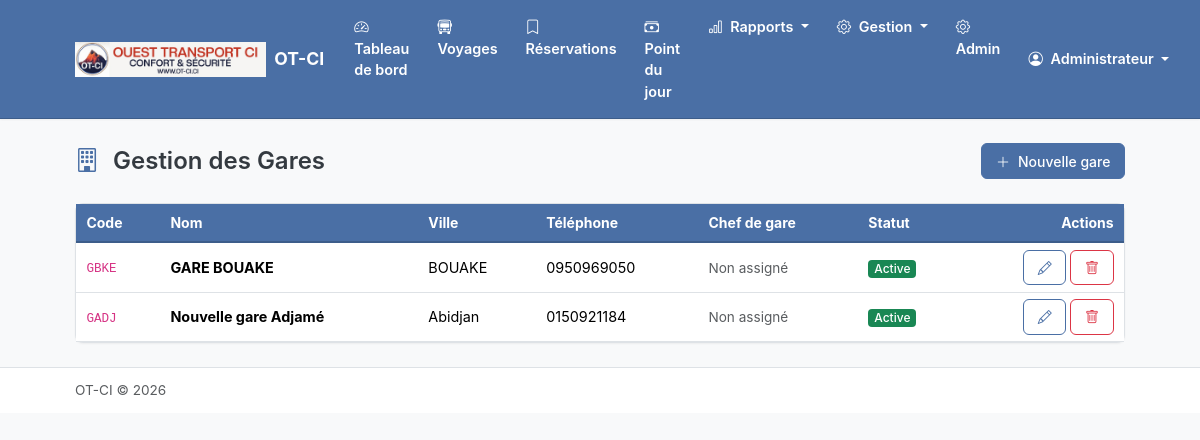
Page /gares/ (signed in) on the committed database.
### apps/compagnie/models.py (models this page shows, shortened)
class Compagnie(models.Model):
    nom = models.CharField(max_length=200, verbose_name="Nom de la compagnie")
    logo = models.ImageField(
        upload_to='logos/',
        blank=True,
        null=True,
        verbose_name="Logo"
    )
    nom_pdg = models.CharField(max_length=200, verbose_name="Nom du PDG")
    adresse = models.TextField(blank=True, verbose_name="Adresse")
    telephone = models.CharField(max_length=20, blank=True, verbose_name="Téléphone")
    email = models.EmailField(blank=True, verbose_name="Email")
    date_creation = models.DateTimeField(auto_now_add=True)
    date_modification = models.DateTimeField(auto_now=True)
    class Meta:
        verbose_name = "Compagnie"
        verbose_name_plural = "Compagnie"
    @classmethod
    def get_instance(cls):
        return cls.objects.first()

### apps/personnel/models.py (models this page shows, shortened)
class Utilisateur(AbstractUser):
    ROLE_CHOICES = [
        ('pdg', 'PDG'),
        ('super_admin', 'Super Administrateur'),
        ('manager', 'Manager'),
        ('chef_gare', 'Chef de Gare'),
        ('guichetier', 'Guichetier'),
    ]
    nom_complet = models.CharField(max_length=200, verbose_name="Nom complet")
    telephone = models.CharField(max_length=20, blank=True, verbose_name="Téléphone")
    role = models.CharField(
        max_length=20,
        choices=ROLE_CHOICES,
        default='guichetier',
        verbose_name="Rôle"
    )
    gare = models.ForeignKey(
        'gares.Gare',
        on_delete=models.SET_NULL,
        null=True,
        blank=True,
        related_name='utilisateurs',
        verbose_name="Gare"
    )
    actif = models.BooleanField(default=True, verbose_name="Actif")
    date_creation = models.DateTimeField(auto_now_add=True)
    date_modification = models.DateTimeField(auto_now=True)
    objects = UtilisateurManager()
    EMAIL_FIELD = 'email'
    USERNAME_FIELD = 'username'
    REQUIRED_FIELDS = ['nom_complet']
    class Meta:
        verbose_name = "Utilisateur"
        verbose_name_plural = "Utilisateurs"
        ordering = ['nom_complet']
    @property
    def is_super_admin(self):
        return self.role == 'super_admin'
    @property
    def has_global_access(self):
        return self.role in ['pdg', 'super_admin', 'manager']

### apps/gares/models.py (models this page shows, shortened)
class Gare(models.Model):
    nom = models.CharField(max_length=200, verbose_name="Nom de la gare")
    code = models.CharField(
        max_length=10,
        unique=True,
        verbose_name="Code",
        help_text="Code unique pour la numérotation des tickets (ex: CKY, KND)"
    )
    ville = models.CharField(max_length=100, verbose_name="Ville")
    adresse = models.TextField(blank=True, verbose_name="Adresse")
    telephone = models.CharField(max_length=20, blank=True, verbose_name="Téléphone")
    compagnie = models.ForeignKey(
        'compagnie.Compagnie',
        on_delete=models.CASCADE,
        related_name='gares',
        verbose_name="Compagnie"
    )
    active = models.BooleanField(default=True, verbose_name="Active")
    date_creation = models.DateTimeField(auto_now_add=True)
    date_modification = models.DateTimeField(auto_now=True)
    dernier_numero_ticket = models.PositiveIntegerField(
        default=0,
        verbose_name="Dernier numéro de ticket"
    )
    mois_dernier_ticket = models.CharField(
        max_length=6,
        blank=True,
        default='',
        verbose_name="Mois du dernier ticket",
        help_text="Format YYYYMM pour la réinitialisation mensuelle"
    )
    class Meta:
        verbose_name = "Gare"
        verbose_name_plural = "Gares"
        ordering = ['nom']
    def get_chef_gare(self):
        return self.utilisateurs.filter(role='chef_gare', actif=True).first()

### apps/gares/views.py (the view)
# urls.py: path('', views.GareListView.as_view(), name='gare_list'),
class GareListView(GestionRequiredMixin, ListView):
    model = Gare
    template_name = 'gares/gare_list.html'
    context_object_name = 'gares'
    def get_queryset(self):
        user = self.request.user
        if user.has_global_access:
            return Gare.objects.all()
        return Gare.objects.filter(pk=user.gare.pk) if user.gare else Gare.objects.none()

### apps/compagnie/context_processors.py (called while the page is built)
def compagnie_context(request):
    return {
        'compagnie': Compagnie.get_instance()
    }

### apps/gares/views.py (called while the page is built)
    def test_func(self):
        return self.request.user.has_global_access or self.request.user.is_chef_gare

### templates/gares/gare_list.html (shortened to what this page needs)
{% extends 'base.html' %}
{% block content %}
<div class="container">
    <div class="d-flex justify-content-between align-items-center mb-4">
        <h2 class="mb-0">
            <i class="bi bi-building me-2 text-accent"></i>
            Gestion des Gares
        </h2>
        {% if user.has_global_access %}
        <a href="{% url 'gares:gare_create' %}" class="btn btn-primary">
            <i class="bi bi-plus-lg me-2"></i>Nouvelle gare
        </a>
        {% endif %}
    </div>
    <div class="card">
        <div class="card-body p-0">
            {% if gares %}
            <div class="table-responsive">
                <table class="table table-hover mb-0">
                    <thead>
                        <tr>
                            <th>Code</th>
                            <th>Nom</th>
                            <th>Ville</th>
                            <th>Téléphone</th>
                            <th>Chef de gare</th>
                            <th>Statut</th>
                            <th class="text-end">Actions</th>
                        </tr>
                    </thead>
                    <tbody>
                        {% for gare in gares %}
                        <tr>
                            <td><code>{{ gare.code }}</code></td>
                            <td><strong>{{ gare.nom }}</strong></td>
                            <td>{{ gare.ville }}</td>
                            <td>{{ gare.telephone|default:"-" }}</td>
                            <td>
                                {% with chef=gare.get_chef_gare %}
                                    {% if chef %}
                                        {{ chef.nom_complet }}
                                    {% else %}
                                        <span class="text-muted">Non assigné</span>
                                    {% endif %}
                                {% endwith %}
                            </td>
                            <td>
                                {% if gare.active %}
                                    <span class="badge bg-success">Active</span>
                                {% else %}
                                    <span class="badge bg-secondary">Inactive</span>
                                {% endif %}
                            </td>
                            <td class="text-end">
                                <a href="{% url 'gares:gare_update' gare.pk %}" class="btn btn-sm btn-outline-primary">
                                    <i class="bi bi-pencil"></i>
                                </a>
                                {% if user.has_global_access %}
                                <a href="{% url 'gares:gare_delete' gare.pk %}" class="btn btn-sm btn-outline-danger">
                                    <i class="bi bi-trash"></i>
                                </a>
                                {% endif %}
                            </td>
                        </tr>
                        {% endfor %}
                    </tbody>
                </table>
            </div>
            {% endif %}
        </div>
    </div>
</div>
{% endblock %}

### templates/base.html (shortened to what this page needs)
{% load static %}
<!DOCTYPE html>
<html lang="fr">
<head>
    <link href="https://cdn.jsdelivr.net/npm/bootstrap@5.3.2/dist/css/bootstrap.min.css" rel="stylesheet">
    <link href="https://cdn.jsdelivr.net/npm/bootstrap-icons@1.11.1/font/bootstrap-icons.css" rel="stylesheet">
    <link href="{% static 'css/custom.css' %}" rel="stylesheet">
</head>
<body>
    <nav class="navbar navbar-expand-lg navbar-dark sticky-top">
        <div class="container">
            <a class="navbar-brand d-flex align-items-center" href="{% url 'guichet:dashboard' %}">
                {% if compagnie and compagnie.logo %}
                    <img src="{{ compagnie.logo.url }}" alt="Logo" height="35" class="me-2">
                {% endif %}
                <span>{% if compagnie %}{{ compagnie.nom }}{% else %}Gestion Billetterie{% endif %}</span>
            </a>
            <div class="collapse navbar-collapse" id="navbarNav">
                {% if user.is_authenticated %}
                <ul class="navbar-nav me-auto">
                    <li class="nav-item">
                        <a class="nav-link {% if request.resolver_match.url_name == 'dashboard' %}active{% endif %}"
                           href="{% url 'guichet:dashboard' %}">
                            <i class="bi bi-speedometer2 me-1"></i> Tableau de bord
                        </a>
                    </li>
                    <li class="nav-item">
                        <a class="nav-link {% if request.resolver_match.url_name == 'voyage_list' %}active{% endif %}"
                           href="{% url 'guichet:voyage_list' %}">
                            <i class="bi bi-bus-front me-1"></i> Voyages
                        </a>
                    </li>
                    <li class="nav-item">
                        <a class="nav-link {% if request.resolver_match.url_name == 'reservations' %}active{% endif %}"
                           href="{% url 'guichet:reservations' %}">
                            <i class="bi bi-bookmark me-1"></i> Réservations
                        </a>
                    </li>
                    <li class="nav-item">
                        <a class="nav-link {% if 'comptabilite' in request.path %}active{% endif %}"
                           href="{% url 'comptabilite:point_journalier' %}">
                            <i class="bi bi-cash-stack me-1"></i> Point du jour
                        </a>
                    </li>
                    <li class="nav-item dropdown">
                        <a class="nav-link dropdown-toggle" href="#" data-bs-toggle="dropdown">
                            <i class="bi bi-bar-chart me-1"></i> Rapports
                        </a>
                    </li>
                    <li class="nav-item dropdown">
                        <a class="nav-link dropdown-toggle" href="#" data-bs-toggle="dropdown">
                            <i class="bi bi-gear me-1"></i> Gestion
                        </a>
                    </li>
                    {% if user.is_superuser %}
                    <li class="nav-item">
                        <a class="nav-link" href="{% url 'admin:index' %}">
                            <i class="bi bi-gear me-1"></i> Admin
                        </a>
                    </li>
                    {% endif %}
                </ul>
                <ul class="navbar-nav">
                    <li class="nav-item dropdown">
                        <a class="nav-link dropdown-toggle" href="#" data-bs-toggle="dropdown">
                            <i class="bi bi-person-circle me-1"></i>
                            {{ user.nom_complet|default:user.username }}
                        </a>
                    </li>
                </ul>
                {% endif %}
            </div>
        </div>
    </nav>
    <main class="py-4">
        {% block content %}{% endblock %}
    </main>
    <footer class="py-3 mt-auto border-top bg-white">
        <div class="container">
            <div class="d-flex justify-content-between align-items-center">
                <span class="text-muted">
                    {% if compagnie %}{{ compagnie.nom }}{% else %}Gestion Billetterie{% endif %} &copy; {% now "Y" %}
                </span>
            </div>
        </div>
    </footer>
</body>
</html>

### static/css/custom.css (style rules this page uses)
:root { --color-bg-main: #F8F9FA; --color-bg-card: #FFFFFF; --color-text-primary: #343A40; --color-text-secondary: #6C757D; --color-accent: #4A6FA5; --color-accent-hover: #3D5D8A; --color-success: #5D8A66; --color-success-light: #D4EDDA; --color-warning: #D4A84B; --color-warning-light: #FFF3CD; --color-danger: #C45C5C; --color-danger-light: #F8D7DA; --color-siege-disponible: #D4EDDA; --color-siege-reserve: #FFF3CD; --color-siege-paye: #ADB5BD; --color-siege-non-vendable: #6C757D; --color-border: #DEE2E6; --shadow-sm: 0 1px 2px rgba(0, 0, 0, 0.05); --shadow-md: 0 4px 6px rgba(0, 0, 0, 0.07); --font-family: -apple-system, BlinkMacSystemFont, "Segoe UI", Roboto, "Helvetica Neue", Arial, sans-serif; --font-size-base: 14px; --line-height-base: 1.5; }
* { box-sizing: border-box; }
body { font-family: var(--font-family); font-size: var(--font-size-base); line-height: var(--line-height-base); color: var(--color-text-primary); background-color: var(--color-bg-main); }
.container { width: 90% !important; max-width: 100% !important; padding-right: 15px; padding-left: 15px; margin-right: auto; margin-left: auto; }
h2, .h2 { font-size: 1.5rem; font-weight: 600; }
a { color: var(--color-accent); text-decoration: none; }
.navbar { background-color: var(--color-accent) !important; border-bottom: 1px solid var(--color-accent-hover); box-shadow: var(--shadow-sm); }
.navbar-brand { font-weight: 700; font-size: 1.1rem; color: #FFFFFF !important; }
.nav-link { color: #FFFFFF !important; font-weight: 600; padding: 0.5rem 0.75rem !important; font-size: 0.9rem; border-radius: 4px; margin: 0 2px; transition: background-color 0.2s ease; }
.nav-link i { color: #FFFFFF !important; font-weight: 700; }
.dropdown-toggle::after { color: #FFFFFF; }
.card { background-color: var(--color-bg-card); border: 1px solid var(--color-border); border-radius: 8px; box-shadow: var(--shadow-sm); }
.card-body { padding: 1rem; }
.btn { border-radius: 6px; font-weight: 500; font-size: 0.875rem; padding: 0.4rem 0.85rem; transition: all 0.2s ease; }
.btn-primary { background-color: var(--color-accent); border-color: var(--color-accent); }
.btn-outline-primary { color: var(--color-accent); border-color: var(--color-accent); }
.table { margin-bottom: 0; }
.table thead th { background-color: var(--color-accent); border-bottom: 2px solid var(--color-accent-hover); font-weight: 700; font-size: 0.875rem; color: #FFFFFF; padding: 0.5rem 0.65rem; }
.table tbody td { padding: 0.4rem 0.65rem; font-size: 0.9rem; vertical-align: middle; border-bottom: 1px solid var(--color-border); }
.badge { font-weight: 500; font-size: 0.8rem; padding: 0.3em 0.55em; border-radius: 4px; }
.text-accent { color: var(--color-accent); }
.text-muted { font-size: 0.85rem; }
.py-3 { padding-top: 0.75rem !important; padding-bottom: 0.75rem !important; }
.badge.bg-success, .badge.bg-warning, .badge.bg-info, .badge.bg-secondary, .badge.bg-primary, .badge.bg-dark { font-size: 0.75rem; padding: 0.25em 0.5em; }

### rows in the picture
Compagnie: logo (picture), nom "OT-CI"
Utilisateur: nom_complet "Administrateur"
Gare: code "GBKE", nom "GARE BOUAKE", ville "BOUAKE", telephone "0950969050", active "Active"
Gare: code "GADJ", nom "Nouvelle gare Adjamé", ville "Abidjan", telephone "0150921184", active "Active"
